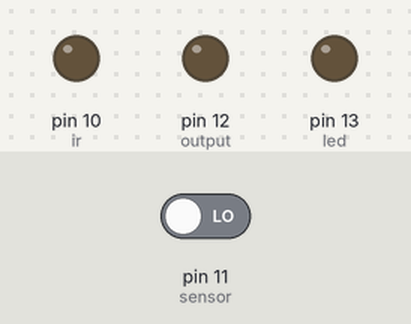
Bench run of a sketch on a simulated Arduino Uno, built with avr-gcc and run on an emulated ATmega328P. Shown: output pins drawn as LEDs (lit = HIGH). The test bench sets the inputs (shaded band); at power-on: pin 11 (sensor) LOW.

Above: at 1.2 s.
1.3 s: pin 11 (sensor) driven HIGH
At 1.6 s:
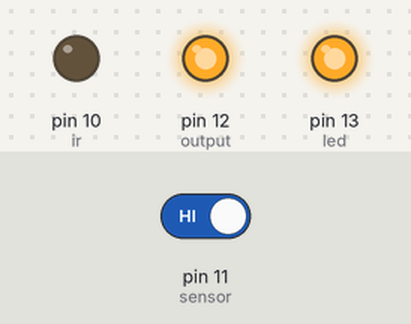
At 8.6 s:
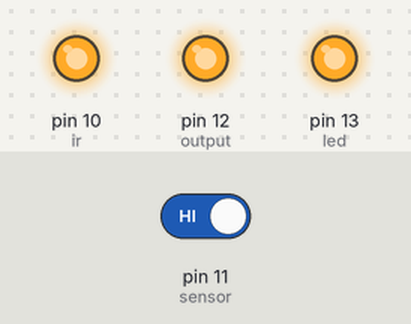
Timing chart, 0 to 8.8 s (numbered marks = the images above; inputs shaded):
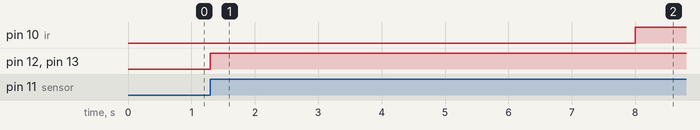

The sketch:

MissionPossibleIR.ino
```cpp
//Arduino 1.0+ Only
//Arduino 1.0+ Only

//////////////////////////////////////////////////////////////////

//Released under the MIT License - Please reuse change and share
//Simple code for the TMP102, simply prints ambient temperature via serial
//////////////////////////////////////////////////////////////////

#include <Wire.h>


int sensor = 11;
int ir = 10;
int led = 13;
int timer = 0;
int output = 12;


void setup(){
  Serial.begin(9600);
  Wire.begin();
  pinMode(sensor,INPUT);
  pinMode(led,OUTPUT);
  pinMode(ir,OUTPUT);
  pinMode(output,OUTPUT);

}

void loop(){

  timer = timer + 100;
  if (timer > 8000) {
    digitalWrite(ir,HIGH);

  }

  if (digitalRead (sensor)==HIGH) {
    digitalWrite(output,HIGH);
    digitalWrite(led,HIGH);

  } //else {
   // digitalWrite(coldoutput,LOW);
   // digitalWrite(led,LOW);
  //}


  delay(100); //just here to slow down the output. You can remove this
}
```

Measured:
- after the input at 1.3 s, pin 12 (output), pin 13 (led): LOW → HIGH at once
